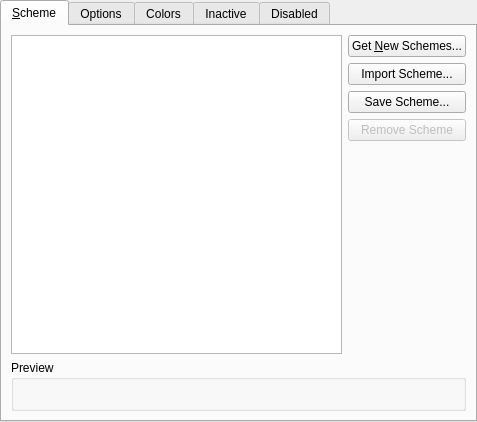
<ui version="4.0" >
 <class>colorSettings</class>
 <widget class="QWidget" name="colorSettings" >
  <property name="geometry" >
   <rect>
    <x>0</x>
    <y>0</y>
    <width>477</width>
    <height>422</height>
   </rect>
  </property>
  <layout class="QVBoxLayout" >
   <property name="margin" >
    <number>0</number>
   </property>
   <item>
    <widget class="QTabWidget" name="tabWidget" >
     <property name="currentIndex" >
      <number>0</number>
     </property>
     <widget class="QWidget" name="schemePage" >
      <attribute name="title" >
       <string>&amp;Scheme</string>
      </attribute>
      <layout class="QGridLayout" name="gridLayout" >
       <item row="0" column="0" >
        <widget class="KListWidget" name="schemeList" >
         <property name="sizePolicy" >
          <sizepolicy vsizetype="Expanding" hsizetype="Expanding" >
           <horstretch>0</horstretch>
           <verstretch>0</verstretch>
          </sizepolicy>
         </property>
         <property name="iconSize" >
          <size>
           <width>23</width>
           <height>16</height>
          </size>
         </property>
        </widget>
       </item>
       <item row="0" column="1" >
        <layout class="QVBoxLayout" name="verticalLayout_2" >
         <item>
          <widget class="QPushButton" name="schemeKnsButton" >
           <property name="toolTip" >
            <string>Get new color schemes from the Internet</string>
           </property>
           <property name="text" >
            <string>Get &amp;New Schemes...</string>
           </property>
          </widget>
         </item>
         <item>
          <widget class="QPushButton" name="schemeImportButton" >
           <property name="toolTip" >
            <string>Import a color scheme from a file</string>
           </property>
           <property name="text" >
            <string>Import Scheme...</string>
           </property>
          </widget>
         </item>
         <item>
          <widget class="QPushButton" name="schemeSaveButton" >
           <property name="toolTip" >
            <string>Save the current color scheme</string>
           </property>
           <property name="text" >
            <string>Save Scheme...</string>
           </property>
          </widget>
         </item>
         <item>
          <widget class="QPushButton" name="schemeRemoveButton" >
           <property name="enabled" >
            <bool>false</bool>
           </property>
           <property name="toolTip" >
            <string>Remove the selected scheme</string>
           </property>
           <property name="text" >
            <string>Remove Scheme</string>
           </property>
          </widget>
         </item>
         <item>
          <spacer>
           <property name="orientation" >
            <enum>Qt::Vertical</enum>
           </property>
           <property name="sizeHint" stdset="0" >
            <size>
             <width>20</width>
             <height>40</height>
            </size>
           </property>
          </spacer>
         </item>
        </layout>
       </item>
       <item row="1" column="0" colspan="2" >
        <widget class="QGroupBox" name="groupBox_3" >
         <property name="sizePolicy" >
          <sizepolicy vsizetype="Fixed" hsizetype="Preferred" >
           <horstretch>0</horstretch>
           <verstretch>0</verstretch>
          </sizepolicy>
         </property>
         <property name="title" >
          <string>Preview</string>
         </property>
         <layout class="QVBoxLayout" name="verticalLayout_3" >
          <item>
           <widget class="PreviewWidget" native="1" name="schemePreview" >
            <property name="sizePolicy" >
             <sizepolicy vsizetype="Fixed" hsizetype="Preferred" >
              <horstretch>0</horstretch>
              <verstretch>0</verstretch>
             </sizepolicy>
            </property>
            <property name="minimumSize" >
             <size>
              <width>0</width>
              <height>10</height>
             </size>
            </property>
           </widget>
          </item>
         </layout>
        </widget>
       </item>
      </layout>
     </widget>
     <widget class="QWidget" name="tab_2" >
      <attribute name="title" >
       <string>Options</string>
      </attribute>
      <layout class="QVBoxLayout" name="verticalLayout_7" >
       <item>
        <widget class="QGroupBox" name="groupBox_6" >
         <property name="title" >
          <string>Options</string>
         </property>
         <layout class="QVBoxLayout" name="_4" >
          <item>
           <widget class="QCheckBox" name="useInactiveEffects" >
            <property name="text" >
             <string>Apply inactive window color &amp;effects</string>
            </property>
           </widget>
          </item>
          <item>
           <widget class="QCheckBox" name="inactiveSelectionEffect" >
            <property name="text" >
             <string>In&amp;active selection changes color</string>
            </property>
           </widget>
          </item>
          <item>
           <widget class="QCheckBox" name="shadeSortedColumn" >
            <property name="text" >
             <string>Shade sorted column &amp;in lists</string>
            </property>
           </widget>
          </item>
          <item>
           <widget class="QCheckBox" name="applyToAlien" >
            <property name="mouseTracking" >
             <bool>true</bool>
            </property>
            <property name="text" >
             <string>Apply colors to &amp;non-KDE4 applications</string>
            </property>
           </widget>
          </item>
         </layout>
        </widget>
       </item>
       <item>
        <widget class="QGroupBox" name="groupBox_5" >
         <property name="toolTip" >
          <string>Contrast used for 3D objects</string>
         </property>
         <property name="title" >
          <string>Contrast</string>
         </property>
         <layout class="QVBoxLayout" name="_5" >
          <item>
           <widget class="QSlider" name="contrastSlider" >
            <property name="maximum" >
             <number>10</number>
            </property>
            <property name="pageStep" >
             <number>5</number>
            </property>
            <property name="orientation" >
             <enum>Qt::Horizontal</enum>
            </property>
           </widget>
          </item>
         </layout>
        </widget>
       </item>
       <item>
        <spacer name="verticalSpacer" >
         <property name="orientation" >
          <enum>Qt::Vertical</enum>
         </property>
         <property name="sizeHint" stdset="0" >
          <size>
           <width>20</width>
           <height>141</height>
          </size>
         </property>
        </spacer>
       </item>
      </layout>
     </widget>
     <widget class="QWidget" name="tab" >
      <attribute name="title" >
       <string>Colors</string>
      </attribute>
      <layout class="QGridLayout" name="gridLayout_2" >
       <item row="0" column="0" >
        <widget class="QLabel" name="label_7" >
         <property name="sizePolicy" >
          <sizepolicy vsizetype="Preferred" hsizetype="Preferred" >
           <horstretch>0</horstretch>
           <verstretch>0</verstretch>
          </sizepolicy>
         </property>
         <property name="text" >
          <string>Color Set:</string>
         </property>
        </widget>
       </item>
       <item row="0" column="1" >
        <widget class="QComboBox" name="colorSet" >
         <property name="sizePolicy" >
          <sizepolicy vsizetype="Fixed" hsizetype="MinimumExpanding" >
           <horstretch>0</horstretch>
           <verstretch>0</verstretch>
          </sizepolicy>
         </property>
         <property name="toolTip" >
          <string>Colorset to view/modify</string>
         </property>
         <item>
          <property name="text" >
           <string>Common Colors</string>
          </property>
         </item>
         <item>
          <property name="text" >
           <string>View</string>
          </property>
         </item>
         <item>
          <property name="text" >
           <string>Window</string>
          </property>
         </item>
         <item>
          <property name="text" >
           <string>Button</string>
          </property>
         </item>
         <item>
          <property name="text" >
           <string>Selection</string>
          </property>
         </item>
         <item>
          <property name="text" >
           <string>Tooltip</string>
          </property>
         </item>
        </widget>
       </item>
       <item row="1" column="0" colspan="2" >
        <widget class="QStackedWidget" name="stackedWidget" >
         <property name="currentIndex" >
          <number>1</number>
         </property>
         <widget class="QWidget" name="commonColorsPage" >
          <layout class="QGridLayout" >
           <property name="margin" >
            <number>0</number>
           </property>
           <item row="0" column="0" >
            <widget class="QTableWidget" name="commonColorTable" >
             <property name="editTriggers" >
              <set>QAbstractItemView::NoEditTriggers</set>
             </property>
             <property name="selectionMode" >
              <enum>QAbstractItemView::SingleSelection</enum>
             </property>
             <property name="selectionBehavior" >
              <enum>QAbstractItemView::SelectRows</enum>
             </property>
             <property name="wordWrap" >
              <bool>true</bool>
             </property>
             <property name="columnCount" >
              <number>2</number>
             </property>
             <row>
              <property name="text" >
               <string>New Row</string>
              </property>
             </row>
             <row>
              <property name="text" >
               <string>New Row</string>
              </property>
             </row>
             <row>
              <property name="text" >
               <string>New Row</string>
              </property>
             </row>
             <row>
              <property name="text" >
               <string>New Row</string>
              </property>
             </row>
             <row>
              <property name="text" >
               <string>New Row</string>
              </property>
             </row>
             <row>
              <property name="text" >
               <string>New Row</string>
              </property>
             </row>
             <row>
              <property name="text" >
               <string>New Row</string>
              </property>
             </row>
             <row>
              <property name="text" >
               <string>New Row</string>
              </property>
             </row>
             <row>
              <property name="text" >
               <string>New Row</string>
              </property>
             </row>
             <row>
              <property name="text" >
               <string>New Row</string>
              </property>
             </row>
             <row>
              <property name="text" >
               <string>New Row</string>
              </property>
             </row>
             <row>
              <property name="text" >
               <string>New Row</string>
              </property>
             </row>
             <row>
              <property name="text" >
               <string>New Row</string>
              </property>
             </row>
             <row>
              <property name="text" >
               <string>New Row</string>
              </property>
             </row>
             <row>
              <property name="text" >
               <string>New Row</string>
              </property>
             </row>
             <row>
              <property name="text" >
               <string>New Row</string>
              </property>
             </row>
             <row>
              <property name="text" >
               <string>New Row</string>
              </property>
             </row>
             <row>
              <property name="text" >
               <string>New Row</string>
              </property>
             </row>
             <row>
              <property name="text" >
               <string>New Row</string>
              </property>
             </row>
             <row>
              <property name="text" >
               <string>New Row</string>
              </property>
             </row>
             <row>
              <property name="text" >
               <string>New Row</string>
              </property>
             </row>
             <row>
              <property name="text" >
               <string>New Row</string>
              </property>
             </row>
             <row>
              <property name="text" >
               <string>New Row</string>
              </property>
             </row>
             <row>
              <property name="text" >
               <string>New Row</string>
              </property>
             </row>
             <column>
              <property name="text" >
               <string>0</string>
              </property>
             </column>
             <column>
              <property name="text" >
               <string>1</string>
              </property>
             </column>
             <item row="0" column="0" >
              <property name="text" >
               <string>View Background</string>
              </property>
             </item>
             <item row="1" column="0" >
              <property name="text" >
               <string>View Text</string>
              </property>
             </item>
             <item row="2" column="0" >
              <property name="text" >
               <string>Window Background</string>
              </property>
             </item>
             <item row="3" column="0" >
              <property name="text" >
               <string>Window Text</string>
              </property>
             </item>
             <item row="4" column="0" >
              <property name="text" >
               <string>Button Background</string>
              </property>
             </item>
             <item row="5" column="0" >
              <property name="text" >
               <string>Button Text</string>
              </property>
             </item>
             <item row="6" column="0" >
              <property name="text" >
               <string>Selection Background</string>
              </property>
             </item>
             <item row="7" column="0" >
              <property name="text" >
               <string>Selection Text</string>
              </property>
             </item>
             <item row="8" column="0" >
              <property name="text" >
               <string>Selection Inactive Text</string>
              </property>
             </item>
             <item row="9" column="0" >
              <property name="text" >
               <string>Inactive Text</string>
              </property>
             </item>
             <item row="10" column="0" >
              <property name="text" >
               <string>Active Text</string>
              </property>
             </item>
             <item row="11" column="0" >
              <property name="text" >
               <string>Link Text</string>
              </property>
             </item>
             <item row="12" column="0" >
              <property name="text" >
               <string>Visited Text</string>
              </property>
             </item>
             <item row="13" column="0" >
              <property name="text" >
               <string>Negative Text</string>
              </property>
             </item>
             <item row="14" column="0" >
              <property name="text" >
               <string>Neutral Text</string>
              </property>
             </item>
             <item row="15" column="0" >
              <property name="text" >
               <string>Positive Text</string>
              </property>
             </item>
             <item row="16" column="0" >
              <property name="text" >
               <string>Focus Decoration</string>
              </property>
             </item>
             <item row="17" column="0" >
              <property name="text" >
               <string>Hover Decoration</string>
              </property>
             </item>
             <item row="18" column="0" >
              <property name="text" >
               <string>Tooltip Background</string>
              </property>
             </item>
             <item row="19" column="0" >
              <property name="text" >
               <string>Tooltip Text</string>
              </property>
             </item>
             <item row="20" column="0" >
              <property name="text" >
               <string>Active Titlebar</string>
              </property>
             </item>
             <item row="21" column="0" >
              <property name="text" >
               <string>Active Titlebar Text</string>
              </property>
             </item>
             <item row="22" column="0" >
              <property name="text" >
               <string>Inactive Titlebar</string>
              </property>
             </item>
             <item row="23" column="0" >
              <property name="text" >
               <string>Inactive Titlebar Text</string>
              </property>
             </item>
            </widget>
           </item>
          </layout>
         </widget>
         <widget class="QWidget" name="otherPage" >
          <layout class="QGridLayout" >
           <property name="margin" >
            <number>0</number>
           </property>
           <item row="0" column="0" >
            <widget class="QTableWidget" name="colorTable" >
             <property name="editTriggers" >
              <set>QAbstractItemView::NoEditTriggers</set>
             </property>
             <property name="selectionMode" >
              <enum>QAbstractItemView::SingleSelection</enum>
             </property>
             <property name="selectionBehavior" >
              <enum>QAbstractItemView::SelectRows</enum>
             </property>
             <property name="wordWrap" >
              <bool>true</bool>
             </property>
             <property name="columnCount" >
              <number>2</number>
             </property>
             <column/>
             <column/>
            </widget>
           </item>
          </layout>
         </widget>
        </widget>
       </item>
       <item row="2" column="0" colspan="2" >
        <widget class="QGroupBox" name="groupBox_4" >
         <property name="sizePolicy" >
          <sizepolicy vsizetype="Fixed" hsizetype="Preferred" >
           <horstretch>0</horstretch>
           <verstretch>0</verstretch>
          </sizepolicy>
         </property>
         <property name="minimumSize" >
          <size>
           <width>0</width>
           <height>0</height>
          </size>
         </property>
         <property name="title" >
          <string>Preview</string>
         </property>
         <layout class="QVBoxLayout" name="verticalLayout_4" >
          <item>
           <widget class="PreviewWidget" native="1" name="colorPreview" >
            <property name="sizePolicy" >
             <sizepolicy vsizetype="Fixed" hsizetype="Preferred" >
              <horstretch>0</horstretch>
              <verstretch>0</verstretch>
             </sizepolicy>
            </property>
            <property name="minimumSize" >
             <size>
              <width>0</width>
              <height>10</height>
             </size>
            </property>
           </widget>
          </item>
         </layout>
        </widget>
       </item>
      </layout>
     </widget>
     <widget class="QWidget" name="effectsPage" >
      <attribute name="title" >
       <string>Inactive</string>
      </attribute>
      <layout class="QVBoxLayout" name="verticalLayout_9" >
       <item>
        <widget class="QGroupBox" name="groupBox" >
         <property name="title" >
          <string>Inactive</string>
         </property>
         <layout class="QGridLayout" name="_2" >
          <item row="0" column="0" >
           <widget class="QLabel" name="label" >
            <property name="text" >
             <string>Intensity:</string>
            </property>
            <property name="alignment" >
             <set>Qt::AlignRight|Qt::AlignTrailing|Qt::AlignVCenter</set>
            </property>
           </widget>
          </item>
          <item row="0" column="1" >
           <widget class="QComboBox" name="inactiveIntensityBox" >
            <property name="toolTip" >
             <string>Inactive intensity effect type</string>
            </property>
            <item>
             <property name="text" >
              <string>None</string>
             </property>
            </item>
            <item>
             <property name="text" >
              <string>Shade</string>
             </property>
            </item>
            <item>
             <property name="text" >
              <string>Darken</string>
             </property>
            </item>
            <item>
             <property name="text" >
              <string>Lighten</string>
             </property>
            </item>
           </widget>
          </item>
          <item row="0" column="2" >
           <widget class="QSlider" name="inactiveIntensitySlider" >
            <property name="enabled" >
             <bool>false</bool>
            </property>
            <property name="toolTip" >
             <string>Inactive intensity effect amount</string>
            </property>
            <property name="maximum" >
             <number>40</number>
            </property>
            <property name="pageStep" >
             <number>10</number>
            </property>
            <property name="orientation" >
             <enum>Qt::Horizontal</enum>
            </property>
           </widget>
          </item>
          <item row="0" column="3" >
           <spacer>
            <property name="orientation" >
             <enum>Qt::Horizontal</enum>
            </property>
            <property name="sizeType" >
             <enum>QSizePolicy::Minimum</enum>
            </property>
            <property name="sizeHint" stdset="0" >
             <size>
              <width>61</width>
              <height>22</height>
             </size>
            </property>
           </spacer>
          </item>
          <item row="1" column="0" >
           <widget class="QLabel" name="label_2" >
            <property name="text" >
             <string>Color:</string>
            </property>
            <property name="alignment" >
             <set>Qt::AlignRight|Qt::AlignTrailing|Qt::AlignVCenter</set>
            </property>
           </widget>
          </item>
          <item row="1" column="1" >
           <widget class="QComboBox" name="inactiveColorBox" >
            <property name="toolTip" >
             <string>Inactive color effect type</string>
            </property>
            <item>
             <property name="text" >
              <string>None</string>
             </property>
            </item>
            <item>
             <property name="text" >
              <string>Desaturate</string>
             </property>
            </item>
            <item>
             <property name="text" >
              <string>Fade</string>
             </property>
            </item>
            <item>
             <property name="text" >
              <string>Tint</string>
             </property>
            </item>
           </widget>
          </item>
          <item row="1" column="2" >
           <widget class="QSlider" name="inactiveColorSlider" >
            <property name="enabled" >
             <bool>false</bool>
            </property>
            <property name="toolTip" >
             <string>Inactive color amount</string>
            </property>
            <property name="maximum" >
             <number>40</number>
            </property>
            <property name="pageStep" >
             <number>10</number>
            </property>
            <property name="orientation" >
             <enum>Qt::Horizontal</enum>
            </property>
           </widget>
          </item>
          <item row="1" column="3" >
           <widget class="KColorButton" name="inactiveColorButton" >
            <property name="enabled" >
             <bool>false</bool>
            </property>
            <property name="toolTip" >
             <string>Inactive color</string>
            </property>
           </widget>
          </item>
          <item row="2" column="0" >
           <widget class="QLabel" name="label_3" >
            <property name="text" >
             <string>Contrast:</string>
            </property>
            <property name="alignment" >
             <set>Qt::AlignRight|Qt::AlignTrailing|Qt::AlignVCenter</set>
            </property>
           </widget>
          </item>
          <item row="2" column="1" >
           <widget class="QComboBox" name="inactiveContrastBox" >
            <property name="toolTip" >
             <string>Inactive contrast effect type</string>
            </property>
            <item>
             <property name="text" >
              <string>None</string>
             </property>
            </item>
            <item>
             <property name="text" >
              <string>Fade</string>
             </property>
            </item>
            <item>
             <property name="text" >
              <string>Tint</string>
             </property>
            </item>
           </widget>
          </item>
          <item row="2" column="2" >
           <widget class="QSlider" name="inactiveContrastSlider" >
            <property name="enabled" >
             <bool>false</bool>
            </property>
            <property name="toolTip" >
             <string>Inactive contrast effect amount</string>
            </property>
            <property name="maximum" >
             <number>20</number>
            </property>
            <property name="pageStep" >
             <number>5</number>
            </property>
            <property name="orientation" >
             <enum>Qt::Horizontal</enum>
            </property>
           </widget>
          </item>
          <item row="2" column="3" >
           <spacer>
            <property name="orientation" >
             <enum>Qt::Horizontal</enum>
            </property>
            <property name="sizeType" >
             <enum>QSizePolicy::Minimum</enum>
            </property>
            <property name="sizeHint" stdset="0" >
             <size>
              <width>40</width>
              <height>20</height>
             </size>
            </property>
           </spacer>
          </item>
          <item row="3" column="0" colspan="4" >
           <widget class="PreviewWidget" native="1" name="inactivePreview" >
            <property name="sizePolicy" >
             <sizepolicy vsizetype="Fixed" hsizetype="Preferred" >
              <horstretch>0</horstretch>
              <verstretch>0</verstretch>
             </sizepolicy>
            </property>
            <property name="minimumSize" >
             <size>
              <width>0</width>
              <height>10</height>
             </size>
            </property>
           </widget>
          </item>
         </layout>
        </widget>
       </item>
       <item>
        <spacer name="verticalSpacer_3" >
         <property name="orientation" >
          <enum>Qt::Vertical</enum>
         </property>
         <property name="sizeHint" stdset="0" >
          <size>
           <width>20</width>
           <height>40</height>
          </size>
         </property>
        </spacer>
       </item>
      </layout>
     </widget>
     <widget class="QWidget" name="tab_3" >
      <attribute name="title" >
       <string>Disabled</string>
      </attribute>
      <layout class="QVBoxLayout" name="verticalLayout_8" >
       <item>
        <widget class="QGroupBox" name="groupBox_2" >
         <property name="title" >
          <string>Disabled</string>
         </property>
         <layout class="QGridLayout" name="_3" >
          <item row="0" column="0" >
           <widget class="QLabel" name="label_5" >
            <property name="text" >
             <string>Intensity:</string>
            </property>
            <property name="alignment" >
             <set>Qt::AlignRight|Qt::AlignTrailing|Qt::AlignVCenter</set>
            </property>
           </widget>
          </item>
          <item row="0" column="1" >
           <widget class="QComboBox" name="disabledIntensityBox" >
            <property name="toolTip" >
             <string>Disabled intensity effect type</string>
            </property>
            <item>
             <property name="text" >
              <string>None</string>
             </property>
            </item>
            <item>
             <property name="text" >
              <string>Shade</string>
             </property>
            </item>
            <item>
             <property name="text" >
              <string>Darken</string>
             </property>
            </item>
            <item>
             <property name="text" >
              <string>Lighten</string>
             </property>
            </item>
           </widget>
          </item>
          <item row="0" column="2" >
           <widget class="QSlider" name="disabledIntensitySlider" >
            <property name="enabled" >
             <bool>false</bool>
            </property>
            <property name="toolTip" >
             <string>Disabled intensity effect amount</string>
            </property>
            <property name="maximum" >
             <number>40</number>
            </property>
            <property name="pageStep" >
             <number>10</number>
            </property>
            <property name="orientation" >
             <enum>Qt::Horizontal</enum>
            </property>
           </widget>
          </item>
          <item row="0" column="3" >
           <spacer>
            <property name="orientation" >
             <enum>Qt::Horizontal</enum>
            </property>
            <property name="sizeType" >
             <enum>QSizePolicy::Minimum</enum>
            </property>
            <property name="sizeHint" stdset="0" >
             <size>
              <width>61</width>
              <height>22</height>
             </size>
            </property>
           </spacer>
          </item>
          <item row="1" column="0" >
           <widget class="QLabel" name="label_4" >
            <property name="text" >
             <string>Color:</string>
            </property>
            <property name="alignment" >
             <set>Qt::AlignRight|Qt::AlignTrailing|Qt::AlignVCenter</set>
            </property>
           </widget>
          </item>
          <item row="1" column="1" >
           <widget class="QComboBox" name="disabledColorBox" >
            <property name="toolTip" >
             <string>Disabled color effect type</string>
            </property>
            <item>
             <property name="text" >
              <string>None</string>
             </property>
            </item>
            <item>
             <property name="text" >
              <string>Desaturate</string>
             </property>
            </item>
            <item>
             <property name="text" >
              <string>Fade</string>
             </property>
            </item>
            <item>
             <property name="text" >
              <string>Tint</string>
             </property>
            </item>
           </widget>
          </item>
          <item row="1" column="2" >
           <widget class="QSlider" name="disabledColorSlider" >
            <property name="enabled" >
             <bool>false</bool>
            </property>
            <property name="toolTip" >
             <string>Disabled color effect amount</string>
            </property>
            <property name="maximum" >
             <number>40</number>
            </property>
            <property name="pageStep" >
             <number>10</number>
            </property>
            <property name="orientation" >
             <enum>Qt::Horizontal</enum>
            </property>
           </widget>
          </item>
          <item row="1" column="3" >
           <widget class="KColorButton" name="disabledColorButton" >
            <property name="enabled" >
             <bool>false</bool>
            </property>
            <property name="toolTip" >
             <string>Disabled color</string>
            </property>
           </widget>
          </item>
          <item row="2" column="0" >
           <widget class="QLabel" name="label_6" >
            <property name="text" >
             <string>Contrast:</string>
            </property>
            <property name="alignment" >
             <set>Qt::AlignRight|Qt::AlignTrailing|Qt::AlignVCenter</set>
            </property>
           </widget>
          </item>
          <item row="2" column="1" >
           <widget class="QComboBox" name="disabledContrastBox" >
            <property name="toolTip" >
             <string>Disabled contrast type</string>
            </property>
            <item>
             <property name="text" >
              <string>None</string>
             </property>
            </item>
            <item>
             <property name="text" >
              <string>Fade</string>
             </property>
            </item>
            <item>
             <property name="text" >
              <string>Tint</string>
             </property>
            </item>
           </widget>
          </item>
          <item row="2" column="2" >
           <widget class="QSlider" name="disabledContrastSlider" >
            <property name="enabled" >
             <bool>false</bool>
            </property>
            <property name="toolTip" >
             <string>Disabled contrast amount</string>
            </property>
            <property name="maximum" >
             <number>20</number>
            </property>
            <property name="pageStep" >
             <number>10</number>
            </property>
            <property name="orientation" >
             <enum>Qt::Horizontal</enum>
            </property>
           </widget>
          </item>
          <item row="2" column="3" >
           <spacer>
            <property name="orientation" >
             <enum>Qt::Horizontal</enum>
            </property>
            <property name="sizeType" >
             <enum>QSizePolicy::Minimum</enum>
            </property>
            <property name="sizeHint" stdset="0" >
             <size>
              <width>40</width>
              <height>20</height>
             </size>
            </property>
           </spacer>
          </item>
          <item row="3" column="0" colspan="4" >
           <widget class="PreviewWidget" native="1" name="disabledPreview" >
            <property name="sizePolicy" >
             <sizepolicy vsizetype="Fixed" hsizetype="Preferred" >
              <horstretch>0</horstretch>
              <verstretch>0</verstretch>
             </sizepolicy>
            </property>
            <property name="minimumSize" >
             <size>
              <width>0</width>
              <height>10</height>
             </size>
            </property>
           </widget>
          </item>
         </layout>
        </widget>
       </item>
       <item>
        <spacer name="verticalSpacer_2" >
         <property name="orientation" >
          <enum>Qt::Vertical</enum>
         </property>
         <property name="sizeHint" stdset="0" >
          <size>
           <width>20</width>
           <height>40</height>
          </size>
         </property>
        </spacer>
       </item>
      </layout>
     </widget>
    </widget>
   </item>
  </layout>
 </widget>
 <customwidgets>
  <customwidget>
   <class>KColorButton</class>
   <extends>QPushButton</extends>
   <header>kcolorbutton.h</header>
  </customwidget>
  <customwidget>
   <class>KListWidget</class>
   <extends>QListWidget</extends>
   <header>klistwidget.h</header>
  </customwidget>
  <customwidget>
   <class>PreviewWidget</class>
   <extends>QWidget</extends>
   <header>previewwidget.h</header>
   <container>1</container>
  </customwidget>
 </customwidgets>
 <tabstops>
  <tabstop>schemeList</tabstop>
  <tabstop>schemeKnsButton</tabstop>
  <tabstop>schemeImportButton</tabstop>
  <tabstop>schemeSaveButton</tabstop>
  <tabstop>schemeRemoveButton</tabstop>
  <tabstop>useInactiveEffects</tabstop>
  <tabstop>inactiveSelectionEffect</tabstop>
  <tabstop>shadeSortedColumn</tabstop>
  <tabstop>applyToAlien</tabstop>
  <tabstop>contrastSlider</tabstop>
  <tabstop>colorSet</tabstop>
  <tabstop>colorTable</tabstop>
  <tabstop>inactiveIntensityBox</tabstop>
  <tabstop>inactiveIntensitySlider</tabstop>
  <tabstop>inactiveColorBox</tabstop>
  <tabstop>inactiveColorSlider</tabstop>
  <tabstop>inactiveColorButton</tabstop>
  <tabstop>inactiveContrastBox</tabstop>
  <tabstop>inactiveContrastSlider</tabstop>
  <tabstop>commonColorTable</tabstop>
 </tabstops>
 <resources/>
 <connections/>
</ui>
